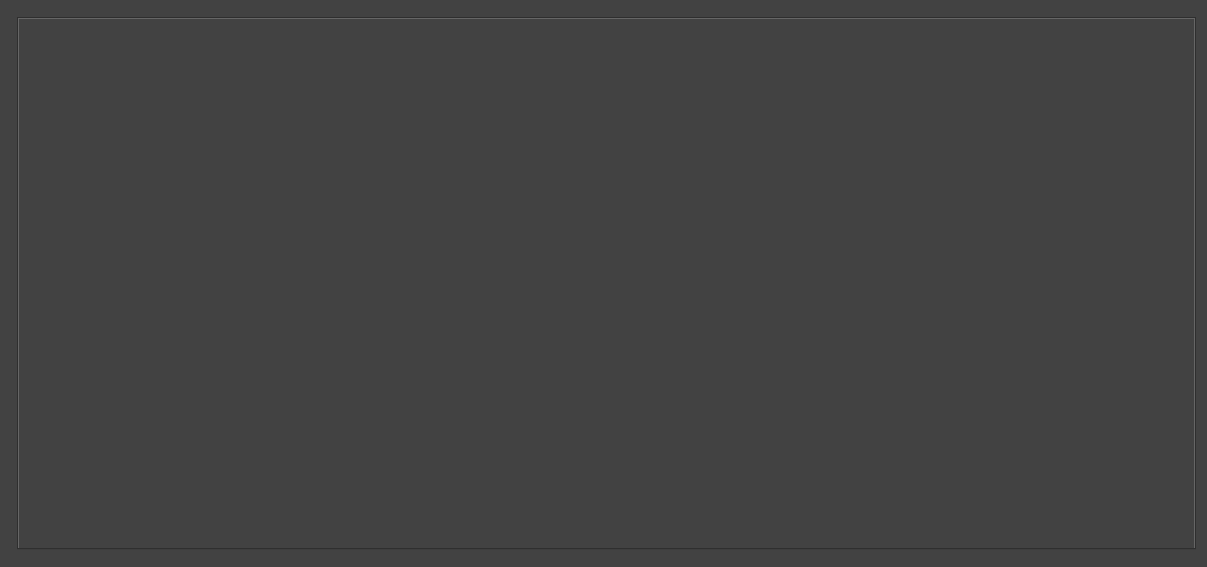
<?xml version="1.0" encoding="UTF-8"?>
<ui version="4.0">
 <class>MainWindow</class>
 <widget class="QMainWindow" name="MainWindow">
  <property name="geometry">
   <rect>
    <x>0</x>
    <y>0</y>
    <width>1207</width>
    <height>567</height>
   </rect>
  </property>
  <property name="windowTitle">
   <string>++Editor</string>
  </property>
  <property name="styleSheet">
   <string notr="true">*{background-color:#424242; color:white;}
QPushButton{background-color:black; color:white;}
QTextEdit{color:black;}
QFontComboBox{background-color:black;}
QSpinBox{background-color:black;}
</string>
  </property>
  <widget class="QWidget" name="centralWidget">
   <layout class="QGridLayout" name="gridLayout">
    <item row="0" column="0">
     <widget class="QSplitter" name="splitter_2">
      <property name="orientation">
       <enum>Qt::Horizontal</enum>
      </property>
      <widget class="QSplitter" name="splitter_4">
       <property name="orientation">
        <enum>Qt::Horizontal</enum>
       </property>
      </widget>
     </widget>
    </item>
    <item row="1" column="1">
     <widget class="QTabWidget" name="tabWidget">
      <property name="tabsClosable">
       <bool>true</bool>
      </property>
      <property name="movable">
       <bool>true</bool>
      </property>
     </widget>
    </item>
    <item row="2" column="0">
     <widget class="QSplitter" name="splitter">
      <property name="orientation">
       <enum>Qt::Horizontal</enum>
      </property>
      <widget class="QSplitter" name="splitter_6">
       <property name="maximumSize">
        <size>
         <width>0</width>
         <height>16777215</height>
        </size>
       </property>
       <property name="orientation">
        <enum>Qt::Horizontal</enum>
       </property>
       <widget class="QSplitter" name="splitter_5">
        <property name="maximumSize">
         <size>
          <width>0</width>
          <height>0</height>
         </size>
        </property>
        <property name="orientation">
         <enum>Qt::Horizontal</enum>
        </property>
       </widget>
      </widget>
     </widget>
    </item>
   </layout>
  </widget>
  <action name="actionOpen">
   <property name="text">
    <string>Open</string>
   </property>
  </action>
  <action name="actionSave">
   <property name="text">
    <string>Save</string>
   </property>
  </action>
  <action name="actionPrint">
   <property name="text">
    <string>Print</string>
   </property>
  </action>
  <action name="actionQuit">
   <property name="text">
    <string>Quit</string>
   </property>
  </action>
 </widget>
 <layoutdefault spacing="6" margin="11"/>
 <resources/>
 <connections>
  <connection>
   <sender>actionOpen</sender>
   <signal>triggered()</signal>
   <receiver>actionOpen</receiver>
   <slot>trigger()</slot>
   <hints>
    <hint type="sourcelabel">
     <x>-1</x>
     <y>-1</y>
    </hint>
    <hint type="destinationlabel">
     <x>-1</x>
     <y>-1</y>
    </hint>
   </hints>
  </connection>
 </connections>
</ui>
